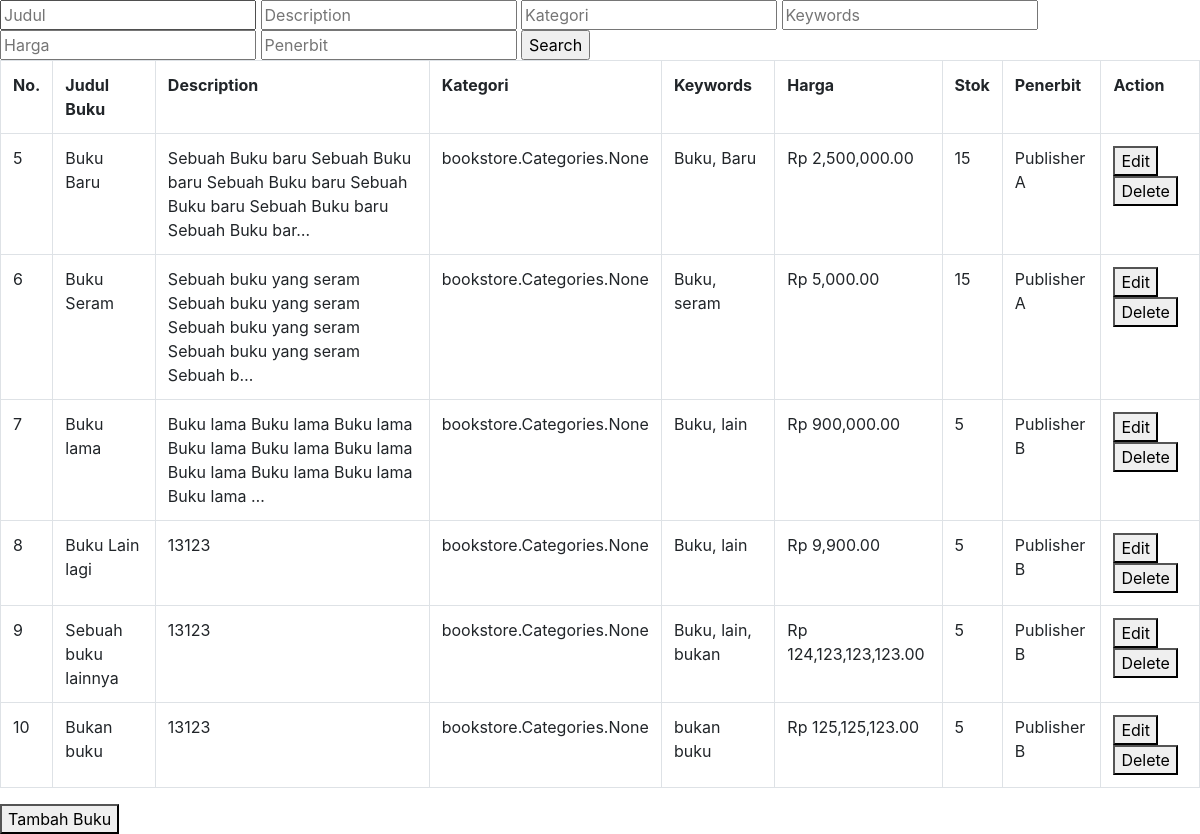
The app's page /store with its own data.
### bookstore/models.py (models this page shows)
class Books(models.Model):
    title = models.CharField(max_length=50)
    description = models.TextField(max_length=500)
    price = models.BigIntegerField()
    stock = models.IntegerField()
    publisher = models.ForeignKey(Publisher, on_delete=models.SET_NULL, null=True)
    keywords = models.CharField(max_length=50)
    categories = models.ManyToManyField(Categories)

class Publisher(models.Model):
    label = models.CharField(max_length=30)
    parent = models.ForeignKey('self', on_delete=models.SET_NULL, null=True)
    def __str__(self):
        return self.label

### bookstore/views.py (the view)
# urls.py: path('store', views.store, name='store'),
def store(request):
    booklist = md.Books.objects.all()
    data = {'booklist': booklist}
    return render(request, 'bookstore.html', data)

### bookstore/templates/bookstore.html
{% extends "base.html" %}
{% load humanize %}
{% load i18n %}
{% load l10n %}
{% block content %}
<div class="row">
    <div class="col-lg-12">
        <input name="search_judul" type="text" placeholder="Judul">
        <input name="search_description" type="text" placeholder="Description">
        <input name="search_kategori" type="text" placeholder="Kategori">
        <input name="search_keywords" type="text" placeholder="Keywords">
        <input name="search_harga" type="text" placeholder="Harga">
        <input name="search_penerbit" type="text" placeholder="Penerbit">
        <input type="submit" value="Search">
    </div>
</div>
<div class="row">
    <div class="col-lg-12">
        <table class="table table-bordered" id="databuku">
            <tr>
                <th>No.</th>
                <th>Judul Buku</th>
                <th>Description</th>
                <th>Kategori</th>
                <th>Keywords</th>
                <th>Harga</th>
                <th>Stok</th>
                <th>Penerbit</th>
                <th>Action</th>
            </tr>
            {% for book in booklist %}
            <tr>
                <td>{{book.id}}</td>
                <td>{{book.title}}</td>
                <td>{{book.description|truncatechars_html:101}}</td>
                <td>{{book.categories}}</td>
                <td>{{book.keywords}}</td>
                <td>
                    {% language 'de' %}
                    Rp {{ book.price|floatformat:2|intcomma }}
                    {% endlanguage %}
                </td>
                <td>{{book.stock}}</td>
                <td>{{book.publisher}}</td>
                <td><a href="edit/{{book.id}}"><button>Edit</button></a><a href="delete/{{book.id}}"><button>Delete</button></a></td>
            </tr>
            {% endfor %}
        </table>
    </div>
</div>
<div class="row">
    <div class="col-lg-12">
        <a href="create"><button>Tambah Buku</button></a>
    </div>
</div>
{% endblock%}

### bookstore/templates/base.html (shortened to what this page needs)
{% load static %}
<!doctype html>
<html lang="en">
<head>
    <link rel="stylesheet" href="https://stackpath.bootstrapcdn.com/bootstrap/4.3.1/css/bootstrap.min.css"
>
</head>
<body>
    {% block content %}
    {% endblock %}
</body>
</html>

### records on screen
Books: id "5", title "Buku Baru", description "Sebuah Buku baru Sebuah Buku baru Sebuah Buku baru Sebuah Buku baru Sebuah Buku baru Sebuah Buku bar…", categories "bookstore.Categories.None", keywords "Buku, Baru", price "2,500,000.00", stock "15", publisher "Publisher A"
Books: id "6", title "Buku Seram", description "Sebuah buku yang seram Sebuah buku yang seram Sebuah buku yang seram Sebuah buku yang seram Sebuah b…", categories "bookstore.Categories.None", keywords "Buku, seram", price "5,000.00", stock "15", publisher "Publisher A"
Books: id "7", title "Buku lama", description "Buku lama Buku lama Buku lama Buku lama Buku lama Buku lama Buku lama Buku lama Buku lama Buku lama …", categories "bookstore.Categories.None", keywords "Buku, lain", price "900,000.00", stock "5", publisher "Publisher B"
Books: id "8", title "Buku Lain lagi", description "13123", categories "bookstore.Categories.None", keywords "Buku, lain", price "9,900.00", stock "5", publisher "Publisher B"
Books: id "9", title "Sebuah buku lainnya", description "13123", categories "bookstore.Categories.None", keywords "Buku, lain, bukan", price "124,123,123,123.00", stock "5", publisher "Publisher B"
Books: id "10", title "Bukan buku", description "13123", categories "bookstore.Categories.None", keywords "bukan buku", price "125,125,123.00", stock "5", publisher "Publisher B"
